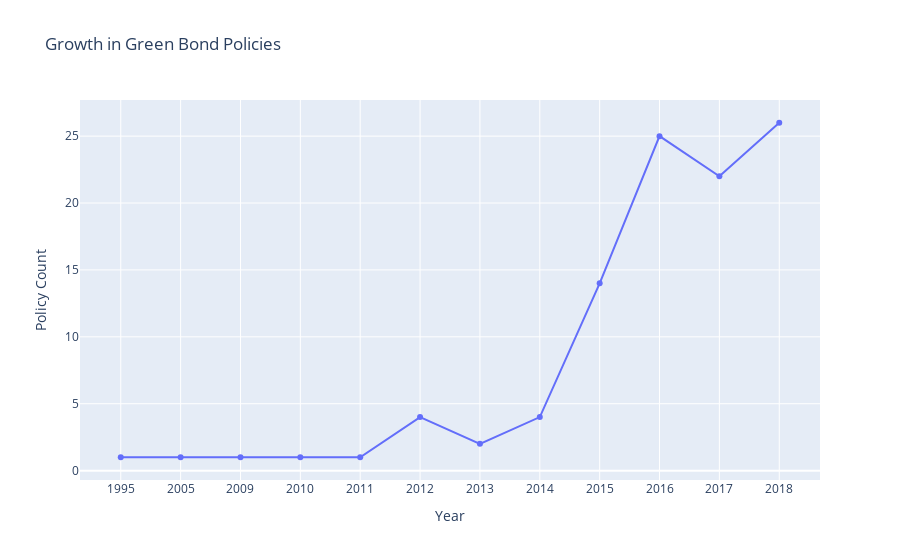

Source (notebook cell):
### Markdown cell above
#### Policies over Time Visualization

### Code cell
def policies_by_date(df):
    # Creates new dataframe to aggregate count of policies grouped by and sorted by Date
    df1 = df.groupby("Date").count().reset_index()
    df1.sort_values(by=["Date"])
    df1=df1.rename(columns={"Policy": "Policy Count"})
    df1=df1.rename(columns={"Date": "Year"})

    # Removes 2019 since data for that year is incomplete and would skew the graph
    df1 = df1.drop(df1[df1["Year"] == "2019"].index)
    
    # Generates line graph
    fig = px.line(df1, x = "Year", y = "Policy Count", title = "Growth in Green Bond Policies", markers=True)
    fig.show()

policies_by_date(gb_pol)

### Figure 1 — Plotly figure (JSON) as saved in the notebook; plotly's stock layout.template omitted (floating-point values rounded to 4 significant figures)
{"data": [{"hovertemplate": "Year=%{x}<br>Policy Count=%{y}<extra></extra>", "legendgroup": "", "line": {"color": "#636efa", "dash": "solid"}, "marker": {"symbol": "circle"}, "mode": "lines+markers", "name": "", "orientation": "v", "showlegend": false, "type": "scatter", "x": ["1995", "2005", "2009", "2010", "2011", "2012", "2013", "2014", "2015", "2016", "2017", "2018"], "xaxis": "x", "y": [1, 1, 1, 1, 1, 4, 2, 4, 14, 25, 22, 26], "yaxis": "y"}], "layout": {"legend": {"tracegroupgap": 0}, "title": {"text": "Growth in Green Bond Policies"}, "xaxis": {"anchor": "y", "domain": [0, 1], "title": {"text": "Year"}}, "yaxis": {"anchor": "x", "domain": [0, 1], "title": {"text": "Policy Count"}}}}
